Frame 1 (no input): blank canvas, image omitted
Frame 60 (the mouse pressed at the canvas centre just before this capture): blank canvas, image omitted
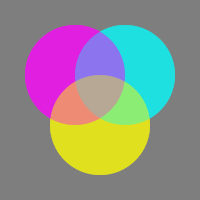
Frame 120 (the mouse held since frame 60 and released just before this capture)

The Processing sketch whose frames 1 and 60 were blank and that drew this single picture after the mouse press (run headless with seeded random() and noise(); from frame 60 on, the mouse is pressed at the canvas centre):

// Processing sketch: processing_148081
// ── processing_148081.pde

int contrast,contrast1,contrast2,contrast3=0;
float circle1,circle2,circle3;
void setup(){
  size(200,200);
  noStroke();
  background(126);
}
void draw(){
  fill(126,20);
  rect(0,0,200,200);
  fill(0,255,255,contrast1);
  ellipse(125,75,100,100);
  fill(255,0,255,contrast2);
  ellipse(75,75,100,100);
  fill(255,255,0,contrast3);
  ellipse(100,125,100,100);
  circle1=sqrt(sq(125-mouseX)+sq(75-mouseY));
  circle2=sqrt(sq(75-mouseX)+sq(75-mouseY));
  circle3=sqrt(sq(100-mouseX)+sq(125-mouseY));
  
  if((circle1<50)&&(contrast1<50)){
    contrast1++;
  }
  if((circle2<50)&&(contrast2<50)){
    contrast2++;
  }
  if((circle3<50)&&(contrast3<50)){
    contrast3++;
  }
  if((circle1>50)&&(contrast1>0)){
    contrast1--;
  }
  if((circle2>50)&&(contrast2>0)){
    contrast2--;
  }
  if((circle3>50)&&(contrast3>0)){
    contrast3--;
  }
}
